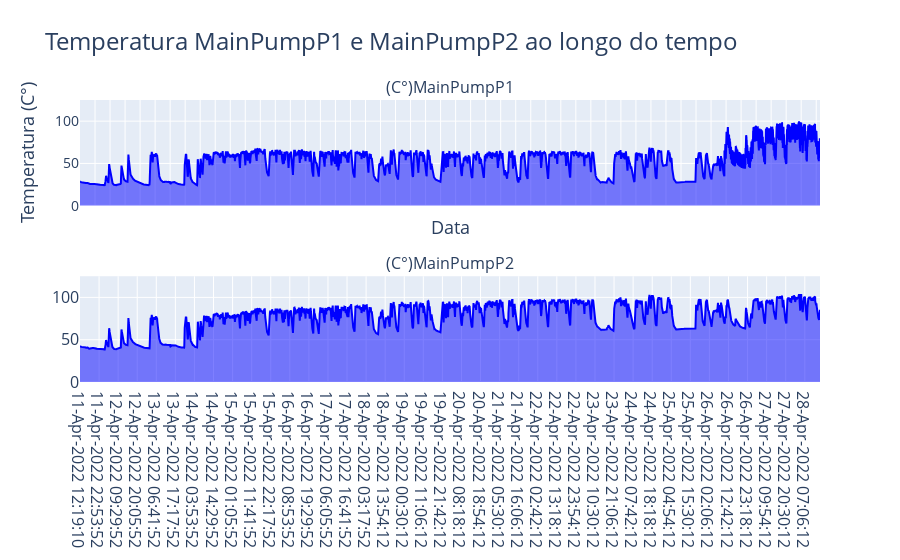

Source (notebook cell):
### Code cell
import pandas as pd
import plotly.graph_objects as go
from plotly.subplots import make_subplots

#Criar um novo dataframe com duas colunas do dataframe sem NA
BDadosTemp_MainPump = df_MainPumps_Trans[['MainPumpP1', 'MainPumpP2', 'Timestamp']].dropna()

#Limitar os valores de temperatura a 125
BDadosTemp_MainPump['MainPumpP1'] = BDadosTemp_MainPump['MainPumpP1'].apply(lambda x: min(x, 125))
BDadosTemp_MainPump['MainPumpP2'] = BDadosTemp_MainPump['MainPumpP2'].apply(lambda x: min(x, 125))

#Criar subplots com plotly
fig_BDadosTemp_MainPump = make_subplots(rows=2, cols=1, shared_xaxes=True, subplot_titles=['(C°)MainPumpP1', '(C°)MainPumpP2'])

#Adicionar traces para MainPumpP1
fig_BDadosTemp_MainPump.add_trace(go.Scatter(x=BDadosTemp_MainPump['Timestamp'], y=BDadosTemp_MainPump['MainPumpP1'],
mode='lines', fill='tozeroy', line=dict(color='blue'), name='(C°)MainPumpP1'),
row=1, col=1)

#Adicionar traces para MainPumpP2
fig_BDadosTemp_MainPump.add_trace(go.Scatter(x=BDadosTemp_MainPump['Timestamp'], y=BDadosTemp_MainPump['MainPumpP2'],
mode='lines', fill='tozeroy', line=dict(color='blue'), name='(C°)MainPumpP2'),
row=2, col=1)

#Definir limite máximo para o eixo y como 125
fig_BDadosTemp_MainPump.update_yaxes(range=[0, 125], row=1, col=1)
fig_BDadosTemp_MainPump.update_yaxes(range=[0, 125], row=2, col=1)

#Atualizar layout com títulos personalizados
fig_BDadosTemp_MainPump.update_layout(title_text='Temperatura MainPumpP1 e MainPumpP2 ao longo do tempo',
showlegend=False) # Desativar a legenda global

# Atualizar layout com títulos personalizados e aumentar o tamanho das fontes
fig_BDadosTemp_MainPump.update_layout(
    title_text='Temperatura MainPumpP1 e MainPumpP2 ao longo do tempo',
    title_font_size=24,  # Tamanho da fonte do título
    showlegend=False,  # Desativar a legenda global
    xaxis=dict(
        title='Data',
        titlefont=dict(size=18),  # Tamanho da fonte do título do eixo x
        tickfont=dict(size=14)  # Tamanho da fonte dos rótulos do eixo x
    ),
    yaxis=dict(
        title='Temperatura (C°)',
        titlefont=dict(size=18),  # Tamanho da fonte do título do eixo y
        tickfont=dict(size=14)  # Tamanho da fonte dos rótulos do eixo y
    ),
    font=dict(size=16)  # Tamanho da fonte para o gráfico inteiro
)

# Ajustar o layout dos subplots
fig_BDadosTemp_MainPump.update_annotations(font_size=16)  # Tamanho da fonte dos títulos dos subplots

#Exibir o gráfico interativo
#fig_BDadosTemp_MainPump.show()

### Figure 1 — Plotly figure (JSON) as saved in the notebook; plotly's stock layout.template omitted (floating-point values rounded to 4 significant figures; data arrays with more than 128 entries replaced by an {"elided": "..."} marker saying what was removed)
{"data": [{"fill": "tozeroy", "line": {"color": "blue"}, "mode": "lines", "name": "(C°)MainPumpP1", "type": "scatter", "x": {"elided": "8226 str values"}, "xaxis": "x", "y": {"elided": "8226 float values"}, "yaxis": "y"}, {"fill": "tozeroy", "line": {"color": "blue"}, "mode": "lines", "name": "(C°)MainPumpP2", "type": "scatter", "x": {"elided": "8226 str values"}, "xaxis": "x2", "y": {"elided": "8226 float values"}, "yaxis": "y2"}], "layout": {"annotations": [{"font": {"size": 16}, "showarrow": false, "text": "(C°)MainPumpP1", "x": 0.5, "xanchor": "center", "xref": "paper", "y": 1, "yanchor": "bottom", "yref": "paper"}, {"font": {"size": 16}, "showarrow": false, "text": "(C°)MainPumpP2", "x": 0.5, "xanchor": "center", "xref": "paper", "y": 0.375, "yanchor": "bottom", "yref": "paper"}], "font": {"size": 16}, "showlegend": false, "title": {"font": {"size": 24}, "text": "Temperatura MainPumpP1 e MainPumpP2 ao longo do tempo"}, "xaxis": {"anchor": "y", "domain": [0, 1], "matches": "x2", "showticklabels": false, "tickfont": {"size": 14}, "title": {"font": {"size": 18}, "text": "Data"}}, "xaxis2": {"anchor": "y2", "domain": [0, 1]}, "yaxis": {"anchor": "x", "domain": [0.625, 1], "range": [0, 125], "tickfont": {"size": 14}, "title": {"font": {"size": 18}, "text": "Temperatura (C°)"}}, "yaxis2": {"anchor": "x2", "domain": [0, 0.375], "range": [0, 125]}}}
